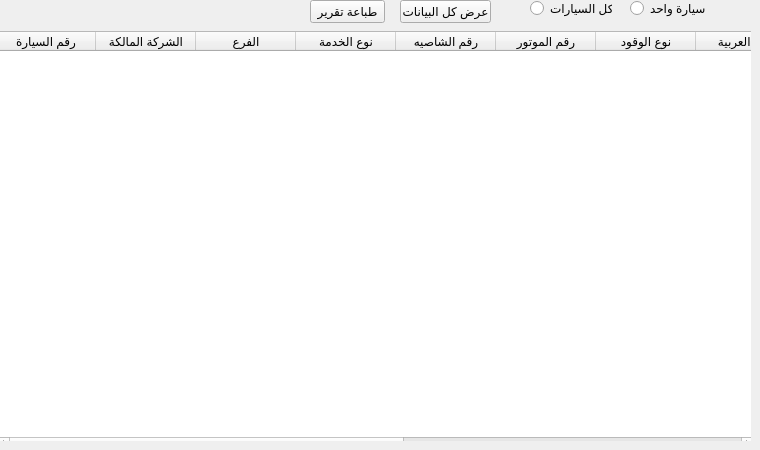
      <widget class="QWidget" name="tab_10">
       <attribute name="title">
        <string>العربيات</string>
       </attribute>
       <widget class="QGroupBox" name="groupBox">
        <property name="geometry">
         <rect>
          <x>0</x>
          <y>30</y>
          <width>751</width>
          <height>411</height>
         </rect>
        </property>
        <property name="title">
         <string/>
        </property>
        <widget class="QTableWidget" name="tableWidget">
         <property name="geometry">
          <rect>
           <x>-5</x>
           <y>1</y>
           <width>761</width>
           <height>421</height>
          </rect>
         </property>
         <column>
          <property name="text">
           <string>رقم السيارة</string>
          </property>
         </column>
         <column>
          <property name="text">
           <string>الشركة المالكة</string>
          </property>
         </column>
         <column>
          <property name="text">
           <string>الفرع</string>
          </property>
         </column>
         <column>
          <property name="text">
           <string>نوع الخدمة</string>
          </property>
         </column>
         <column>
          <property name="text">
           <string>رقم الشاصيه</string>
          </property>
         </column>
         <column>
          <property name="text">
           <string>رقم الموتور</string>
          </property>
         </column>
         <column>
          <property name="text">
           <string>نوع الوقود</string>
          </property>
         </column>
         <column>
          <property name="text">
           <string>نوع العربية </string>
          </property>
         </column>
         <column>
          <property name="text">
           <string>موديل العربية</string>
          </property>
         </column>
         <column>
          <property name="text">
           <string>الحمولة</string>
          </property>
         </column>
         <column>
          <property name="text">
           <string>الوزن</string>
          </property>
         </column>
         <column>
          <property name="text">
           <string>الشكل</string>
          </property>
         </column>
         <column>
          <property name="text">
           <string>اللون</string>
          </property>
         </column>
        </widget>
       </widget>
       <widget class="QPushButton" name="pushButton_2">
        <property name="geometry">
         <rect>
          <x>400</x>
          <y>0</y>
          <width>91</width>
          <height>23</height>
         </rect>
        </property>
        <property name="text">
         <string>عرض كل البيانات</string>
        </property>
       </widget>
       <widget class="QRadioButton" name="radioButton">
        <property name="geometry">
         <rect>
          <x>630</x>
          <y>0</y>
          <width>82</width>
          <height>17</height>
         </rect>
        </property>
        <property name="text">
         <string>سيارة واحد</string>
        </property>
       </widget>
       <widget class="QRadioButton" name="radioButton_2">
        <property name="geometry">
         <rect>
          <x>530</x>
          <y>0</y>
          <width>82</width>
          <height>17</height>
         </rect>
        </property>
        <property name="text">
         <string>كل السيارات</string>
        </property>
       </widget>
       <widget class="QPushButton" name="pushButton_3">
        <property name="geometry">
         <rect>
          <x>310</x>
          <y>0</y>
          <width>75</width>
          <height>23</height>
         </rect>
        </property>
        <property name="text">
         <string>طباعة تقرير</string>
        </property>
       </widget>
      </widget>
